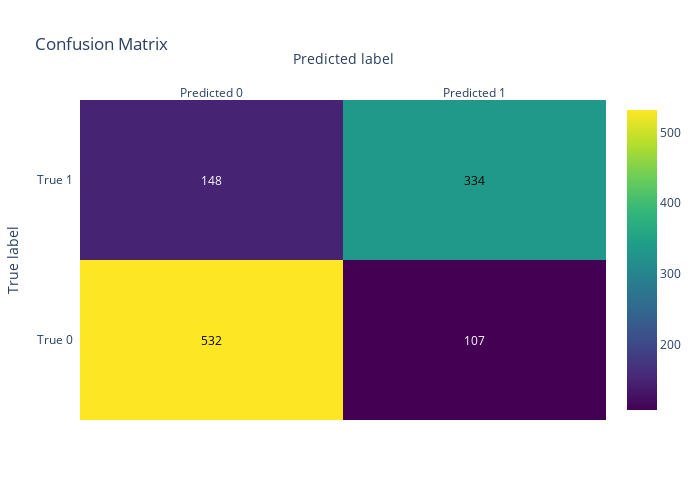

Write notebook code for a chart like this one.
### Markdown cell above
#### Создание модели машинного обучения

### Code cell
rfc = RandomForestClassifier(max_depth=None, n_estimators=100, random_state=RANDOM_SEED)
rfc.fit(X_train, y_train)
y_pred = rfc.predict(X_test)
print(f'Точность предсказаний на тестовых данных: {metrics.accuracy_score(y_test, y_pred)}')

# посмотрим на матрицу ошибок
confusion_matrix = metrics.confusion_matrix(y_test, y_pred)

# создадим график
fig = ff.create_annotated_heatmap(
    z=confusion_matrix,
    x=['Predicted 0', 'Predicted 1'],
    y=['True 0', 'True 1'],
    colorscale='Viridis',
    showscale=True
)
fig.update_layout(
    title='Confusion Matrix',
    xaxis=dict(title='Predicted label'),
    yaxis=dict(title='True label')
)
fig.update_layout(height=500, width=700)  # указываем высоту и ширину графика

fig.show()

### Figure 1 — Plotly figure (JSON) as saved in the notebook; plotly's stock layout.template omitted (floating-point values rounded to 4 significant figures)
{"data": [{"colorscale": [[0, "#440154"], [0.1111, "#482878"], [0.2222, "#3e4989"], [0.3333, "#31688e"], [0.4444, "#26828e"], [0.5556, "#1f9e89"], [0.6667, "#35b779"], [0.7778, "#6ece58"], [0.8889, "#b5de2b"], [1, "#fde725"]], "reversescale": false, "showscale": true, "type": "heatmap", "x": ["Predicted 0", "Predicted 1"], "y": ["True 0", "True 1"], "z": [[532, 107], [148, 334]]}], "layout": {"annotations": [{"font": {"color": "#000000"}, "showarrow": false, "text": "532", "x": "Predicted 0", "xref": "x", "y": "True 0", "yref": "y"}, {"font": {"color": "#FFFFFF"}, "showarrow": false, "text": "107", "x": "Predicted 1", "xref": "x", "y": "True 0", "yref": "y"}, {"font": {"color": "#FFFFFF"}, "showarrow": false, "text": "148", "x": "Predicted 0", "xref": "x", "y": "True 1", "yref": "y"}, {"font": {"color": "#000000"}, "showarrow": false, "text": "334", "x": "Predicted 1", "xref": "x", "y": "True 1", "yref": "y"}], "height": 500, "title": {"text": "Confusion Matrix"}, "width": 700, "xaxis": {"dtick": 1, "gridcolor": "rgb(0, 0, 0)", "side": "top", "ticks": "", "title": {"text": "Predicted label"}}, "yaxis": {"dtick": 1, "ticks": "", "ticksuffix": "  ", "title": {"text": "True label"}}}}
